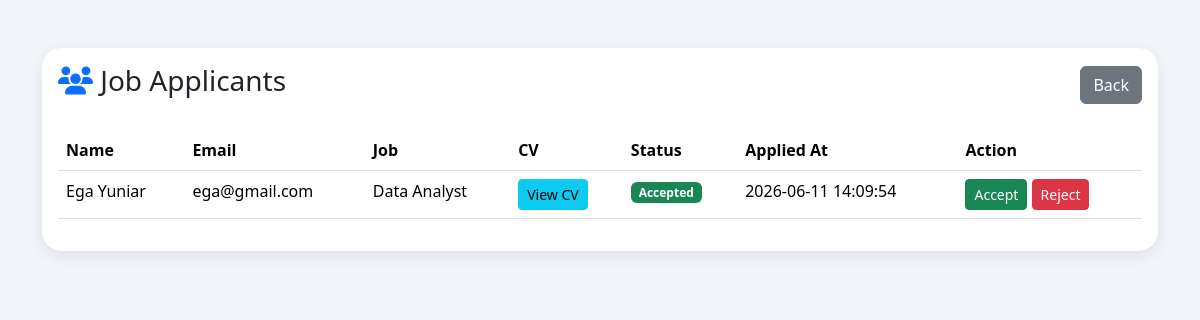
The page /company/applicants.php (signed in) on the database its author committed.
### tables this page shows
CREATE TABLE `applications` (
  `id` int(11) NOT NULL,
  `job_id` int(11) NOT NULL,
  `user_id` int(11) NOT NULL,
  `status` enum('Pending','Reviewed','Accepted','Rejected') DEFAULT 'Pending',
  `applied_at` timestamp NOT NULL DEFAULT current_timestamp()
);

CREATE TABLE `users` (
  `id` int(11) NOT NULL,
  `fullname` varchar(100) NOT NULL,
  `email` varchar(100) NOT NULL,
  `password` varchar(255) NOT NULL,
  `phone` varchar(20) DEFAULT NULL,
  `photo` varchar(255) DEFAULT NULL,
  `cv` varchar(255) DEFAULT NULL,
  `address` text DEFAULT NULL,
  `role` enum('user','admin') DEFAULT 'user',
  `created_at` timestamp NOT NULL DEFAULT current_timestamp()
);

CREATE TABLE `jobs` (
  `id` int(11) NOT NULL,
  `company_id` int(11) NOT NULL,
  `category_id` int(11) DEFAULT NULL,
  `title` varchar(150) NOT NULL,
  `location` varchar(100) DEFAULT NULL,
  `salary` varchar(100) DEFAULT NULL,
  `job_type` enum('Full Time','Part Time','Internship','Remote') DEFAULT NULL,
  `description` text DEFAULT NULL,
  `requirements` text DEFAULT NULL,
  `deadline` date DEFAULT NULL,
  `status` enum('Open','Closed') DEFAULT 'Open',
  `created_at` timestamp NOT NULL DEFAULT current_timestamp()
);

### company/applicants.php (the view, shortened to what this page needs)
<?php
include '../config/database.php';
$company_id = $_SESSION['company_id'];
$applicants = mysqli_query($conn,
"SELECT
applications.id,
applications.status,
applications.applied_at,
users.fullname,
users.email,
users.cv,
jobs.title
FROM applications
JOIN users
ON applications.user_id = users.id
JOIN jobs
ON applications.job_id = jobs.id
WHERE jobs.company_id='$company_id'
ORDER BY applications.id DESC"
);
?>
<!DOCTYPE html>
<html>
<head>
<link href="https://cdn.jsdelivr.net/npm/bootstrap@5.3.3/dist/css/bootstrap.min.css"
rel="stylesheet">
<link rel="stylesheet"
href="https://cdnjs.cloudflare.com/ajax/libs/font-awesome/6.5.2/css/all.min.css">
</head>
<body>
<div class="container mt-5">
<div class="card">
<div class="card-body">
<div class="d-flex justify-content-between align-items-center mb-4">
<h3>
<i class="fas fa-users text-primary"></i>
Job Applicants
</h3>
<a
href="dashboard.php"
class="btn btn-secondary">
Back
</a>
</div>
<table class="table table-hover">
<thead>
<tr>
<th>Name</th>
<th>Email</th>
<th>Job</th>
<th>CV</th>
<th>Status</th>
<th>Applied At</th>
<th>Action</th>
</tr>
</thead>
<tbody>
<?php
while($row = mysqli_fetch_assoc($applicants)){
?>
<tr>
<td>
<?php echo $row['fullname']; ?>
</td>
<td>
<?php echo $row['email']; ?>
</td>
<td>
<?php echo $row['title']; ?>
</td>
<td>
<?php
if(!empty($row['cv'])){
?>
<a
href="../uploads/cv/<?php echo $row['cv']; ?>"
target="_blank"
class="btn btn-info btn-sm">
View CV
</a>
<?php
}else{
echo "<span class='text-danger'>
No CV
</span>";
}
?>
</td>
<td>
<?php
if($row['status'] == 'Pending'){
echo "<span class='badge bg-warning'>Pending</span>";
}
elseif($row['status'] == 'Accepted'){
echo "<span class='badge bg-success'>Accepted</span>";
}
elseif($row['status'] == 'Rejected'){
echo "<span class='badge bg-danger'>Rejected</span>";
}
else{
echo "<span class='badge bg-info'>Reviewed</span>";
}
?>
</td>
<td>
<?php echo $row['applied_at']; ?>
</td>
<td>
<a
href="accept_applicant.php?id=<?php echo $row['id']; ?>"
class="btn btn-success btn-sm">
Accept
</a>
<a
href="reject_applicant.php?id=<?php echo $row['id']; ?>"
class="btn btn-danger btn-sm">
Reject
</a>
</td>
</tr>
<?php } ?>
</tbody>
</table>
</div>
</div>
</div>
</body>
</html>

### company/applicants.php (style rules this page uses)
body { background:#f1f5f9; }
.card { border:none; border-radius:20px; box-shadow:0 5px 15px rgba(0,0,0,.08); }

### rows shown on the page
applications: user.fullname "Ega Yuniar", user.email "ega@gmail.com", job.title "Data Analyst", status "Accepted", applied_at "2026-06-11 14:09:54"
